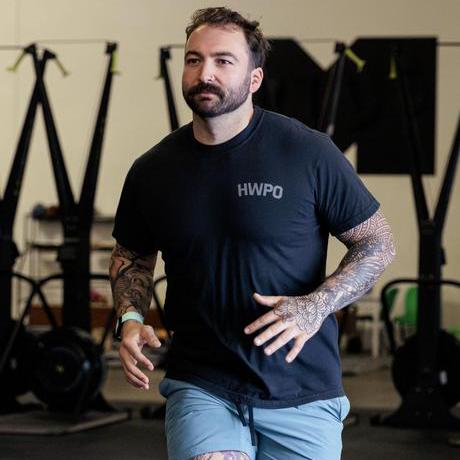
#> input picture assets/portrait.jpg, 460 x 460 px
$ python matte_portrait.py
#> lines starting #> are read from the running program, lines starting #| are printed output that depends on the picture
#!/usr/bin/env python3
"""Prepare the portrait crop for the profile halftone.

Full-rectangle print, no cutout: every cell of the frame renders. A soft
face matte drives a BACKGROUND DIM (studio-dark backdrop) instead of a hard
silhouette cut, so the figure emerges from a dark field with no visible
matte edge, and exposure is set from the face region only.

Outputs consumed by scripts/ascii_portrait.py:
  assets/portrait_masked.png      grayscale, face-exposed, background-dimmed,
                                  luminance floor so every cell draws a glyph
  assets/portrait_masked_rgb.png  color companion, saturation-lifted, same dim

The crop box and matte shapes are tuned to the CURRENT photo. If you swap
the photo, re-trace them; shape coordinates are fractions of the CROPPED
frame (they may extend past 0..1 — PIL clips them to the frame).

Full pipeline after swapping assets/portrait.jpg (a higher-resolution,
face-forward photo gives the halftone more detail to work with):
    python3 scripts/matte_portrait.py
    python3 scripts/ascii_portrait.py assets/portrait_masked.png \
        --cols 128 --crop 0 0 1 1 --char-aspect 0.43 \
        --rgb assets/portrait_masked_rgb.png \
        --contrast 1.0 --json assets/portrait_tones.json
    python3 scripts/build_profile.py
"""

from pathlib import Path

from PIL import Image, ImageDraw, ImageEnhance, ImageFilter

ROOT = Path(__file__).resolve().parent.parent
CROP = (0.325, 0.008, 0.665, 0.444)  # bust frame within the source photo
FLOOR = 60      # min luminance so the full rectangle stays a contiguous glyph field
BG_LEVEL = 0.12  # background brightness relative to the subject
BG_SAT = 0.25   # background keeps only a whisper of its color — the face owns it

src = Image.open(ROOT / "assets/portrait.jpg")
#> src is the input picture: PIL image 460x460 RGB; mean R, G, B 76.4, 73.2, 68.8
sw, sh = src.size
#> sw = 460; sh = 460
box = (int(CROP[0] * sw), int(CROP[1] * sh), int(CROP[2] * sw), int(CROP[3] * sh))
#> box = (149, 3, 305, 204)

gray = src.convert("L").crop(box).filter(ImageFilter.UnsharpMask(radius=2, percent=80))
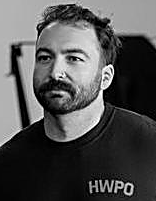
#> gray: PIL image 156x201 L; min 0, max 255, mean 80.4
W, H = gray.size
#> W = 156; H = 201

def pts(fr):
    return [(x * W, y * H) for x, y in fr]

# soft face/bust matte — used only to dim the background, never to cut it
# out, so it errs GENEROUS: overshoot just means softly lit background near
# the subject. Head ellipse centered on the actual head (it sits left of the
# frame center); below the shoulder line the photo is subject edge to edge.
mask = Image.new("L", (W, H), 0)
#> mask: PIL image 156x201 L; every value is 0
d = ImageDraw.Draw(mask)
d.ellipse([0.19 * W, 0.02 * H, 0.78 * W, 0.70 * H], fill=255)
d.polygon(pts([(0.33, 0.56), (0.67, 0.56), (0.69, 0.84), (0.31, 0.84)]), fill=255)
d.polygon(pts([(-0.05, 0.86), (0.12, 0.795), (0.32, 0.75), (0.68, 0.75),
               (0.88, 0.795), (1.05, 0.86), (1.05, 1.30), (-0.05, 1.30)]), fill=255)
mask = mask.filter(ImageFilter.GaussianBlur(8))
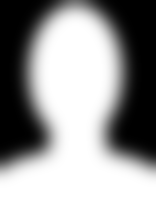
#> mask: PIL image 156x201 L; min 0, max 255, mean 145.4
mx = mask.load()

# expose for the face: stretch percentiles from the subject region only
px = gray.load()
subject = sorted(px[x, y] for y in range(H) for x in range(W) if mx[x, y] > 128)
#> subject = 17900 values from 0 to 255
lo, hi = subject[int(len(subject) * 0.02)], subject[int(len(subject) * 0.98)]
#> lo = 0; hi = 219

def dim(x, y):
    return BG_LEVEL + (1.0 - BG_LEVEL) * (mx[x, y] / 255.0)

out = Image.new("L", (W, H), 0)
op = out.load()
for y in range(H):
    for x in range(W):
        v = (min(max(px[x, y], lo), hi) - lo) / (hi - lo) * 255
        op[x, y] = int(max(v * dim(x, y), FLOOR))
out.save(ROOT / "assets/portrait_masked.png")
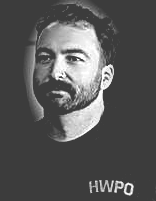
#> saved as portrait_masked.png: PIL image 156x201 L; min 60, max 255, mean 85.6
print(f"wrote assets/portrait_masked.png ({W}x{H})")
#| wrote assets/portrait_masked.png (156x201)

rgb = ImageEnhance.Color(src.convert("RGB").crop(box)).enhance(1.25)
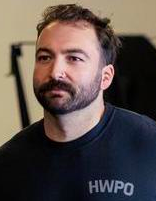
#> rgb: PIL image 156x201 RGB; mean R, G, B 88, 76.8, 72.7
rp = rgb.load()
rgb_out = Image.new("RGB", (W, H), (0, 0, 0))
#> rgb_out: PIL image 156x201 RGB; every value is 0
rop = rgb_out.load()
for y in range(H):
    for x in range(W):
        f = dim(x, y)
        m = mx[x, y] / 255.0
        sat = BG_SAT + (1.0 - BG_SAT) * m
        # subject-weighted exposure: the face/tee get a strong value lift so
        # they read luminous on the dark card; the backdrop stays truly dark
        gamma = 1.0 - 0.45 * m  # 1.0 (bg) -> 0.55 (subject)
        r, g, b = rp[x, y]
        lum = 0.299 * r + 0.587 * g + 0.114 * b
        vals = []
        for c in (r, g, b):
            c = lum + (c - lum) * sat
            c = 255 * (max(c, 0) / 255) ** gamma
            vals.append(int(c * f))
        rop[x, y] = tuple(vals)
#> after the loop, c = 142
rgb_out.save(ROOT / "assets/portrait_masked_rgb.png")
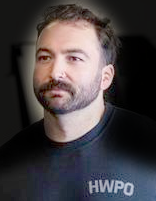
#> saved as portrait_masked_rgb.png: PIL image 156x201 RGB; mean R, G, B 69.4, 64, 66.5
print(f"wrote assets/portrait_masked_rgb.png ({W}x{H})")
#| wrote assets/portrait_masked_rgb.png (156x201)
